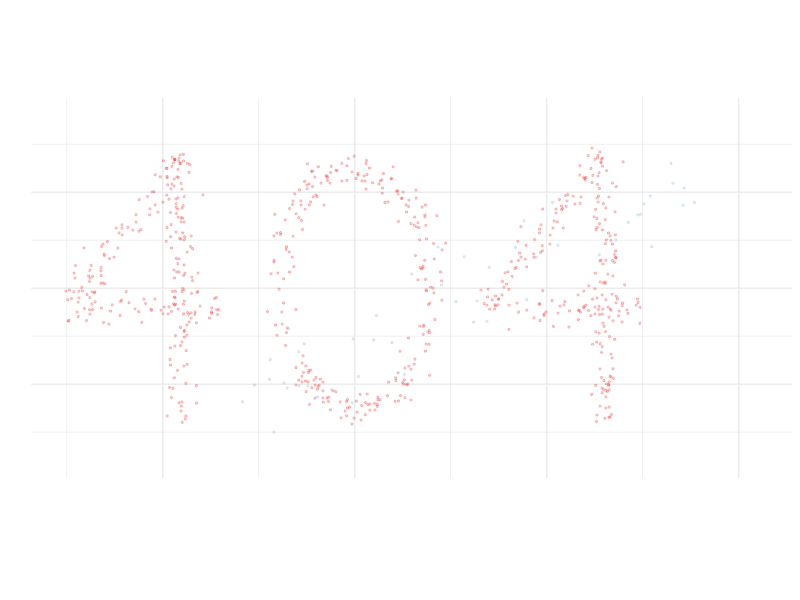
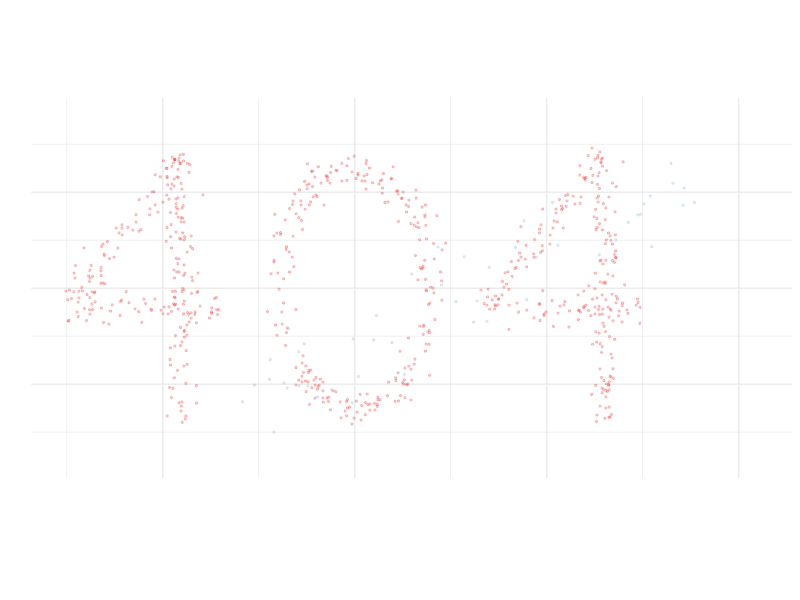

Source code (R) for these figures, in order:
library(tidyverse)
library(RColorBrewer)
set.seed(2)
## Define corners of 4:
#'     4
#'   / |
#'  1----2
#'     |
#'     3
x1 <- c(-3, 0)
x2 <- c(1, 0)
x3 <- c(0, -3)
x4 <- c(0, 4)
## Standard deviation of "scatter" about the digits:
sd <- 0.2
## Density of points contained in 1 unit length:
dens <- 15
## Gap between letter boxes:
gap <- 1.5
## --------------------
## Letters contained in boxes with lenght and width:
width <- x2[1] - x1[1]
height <- x4[2] - x3[2]
## Shift a matrix (of 2-vectors) right or up, or by a 2-vector
shift <- function(nx2mat, vec) {
    multivec <- matrix(vec, byrow=TRUE, ncol=2, nrow=nrow(nx2mat))
    nx2mat + multivec
}
shift_right <- function(nx2mat, x) {
    multivec <- matrix(c(x, 0), byrow=TRUE, ncol=2, nrow=nrow(nx2mat))
    nx2mat + multivec
}
shift_up <- function(nx2mat, y) {
    multivec <- matrix(c(0, y), byrow=TRUE, ncol=2, nrow=nrow(nx2mat))
    nx2mat + multivec
}
## Make a scatterplot rod.
rod <- function(x1, x2, denspts=dens, sigma=sd) {
    len <- sqrt(sum((x2-x1)^2))
    adj <- x2[1] - x1[1]
    opp <- x2[2] - x1[2]
    n <- denspts*len
    x <- runif(n) * len
    y <- rnorm(n) * sigma
    rotation <- matrix(c(adj, opp,
                         -opp, adj),
                       byrow=TRUE,
                       ncol=2) / len
    matrix(c(x, y), ncol=2) %*% 
        rotation %>% 
        shift(x1)
}
oh <- function(width, height, denspts=dens, sigma=sd) {
    ## Use approximate perimeter of oval
    t1 <- 3*(width + height)/2
    t2 <- (3*width+height)*(width+3*height)/4
    len <- pi*(t1 - sqrt(t2))
    n <- len * denspts
    theta <- runif(n)*2*pi
    r_adj <- rnorm(n)*sigma
    x <- (r_adj + width/2)*sin(theta)
    y <- (r_adj + height/2)*cos(theta)
    matrix(c(x, y), ncol=2)
}
four <- function() 
    rbind(rod(x1, x2),
          rod(x1, x4),
          rod(x3, x4)) %>% 
    shift_up(-x3[2] - height/2)

dat404 <- rbind(four() %>% 
                    shift_right(-width/2 - gap - width/4),
                oh(width, height-2*2*sd),
                four() %>% 
                    shift_right(width/2 + gap + 3*width/4)) %>% 
    as.tibble

n_lm <- 50
datlm <- tibble(V1 = runif(n_lm)*13-7.5+4, 
                V2= -1.5 + 0.5*V1 + rnorm(n_lm)*0.7)
cols <- brewer.pal(n=6, name="Paired")[c(1, 6)]


p <- ggplot() +
    geom_point(data=datlm, mapping=aes(x=V1, y=V2),
               colour=cols[1], alpha=1/3, size=1/2, symbol=".") +
    geom_point(data=dat404, mapping=aes(x=V1, y=V2),
               colour=cols[2], alpha=0.2, size=1/2, symbol=".") +
    labs(x="", y="") +
    lims(y=c(-4.5, 4.5), x=c(NA, 10.5)) + # Excuse the magic numbers. 
    coord_equal() +
    theme_minimal() +
    theme(axis.text=element_blank())
p
ggsave(p, filename="404.png", width=2, height=1)


